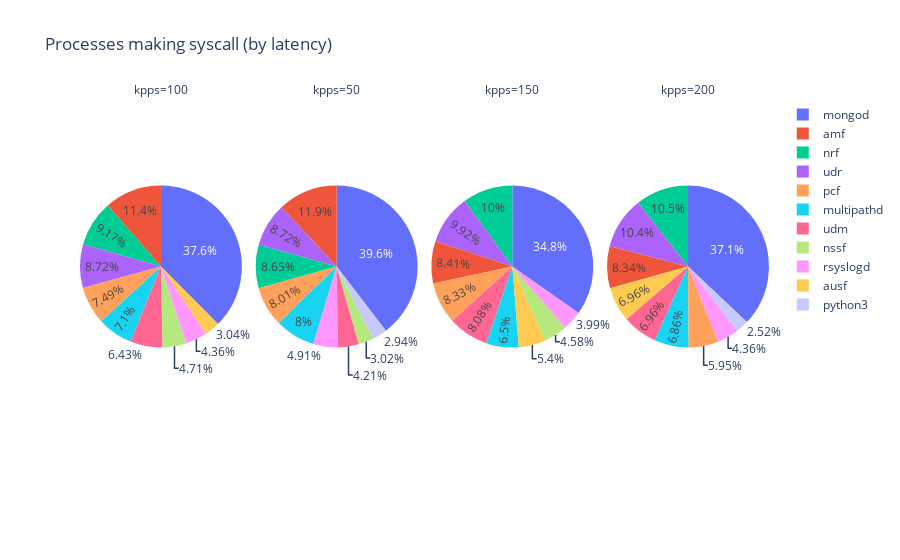

Here is the notebook cell this chart was saved with:
### Code cell
sysprocess_df = spark.read.option("basePath", basePath).json(
f"{basePath}/kpps=*/tool=sysprocess")
sysprocess_fig = px.pie(sysprocess_df.toPandas(), values='time (us)', names='comm',
                facet_col="kpps", hover_data=["count", "time (us)"],
                title='Processes making syscall (by latency)')
# sysprocess_fig.update_traces(textinfo='value')
sysprocess_fig.show()
sysprocess_fig.write_image("images/sysprocess_fig.jpeg")
with open(html_output_file, 'a') as f:
    f.write('<h2 id="syscall-processes"> Processes are making a lot of syscalls with latency information </h2>')
    f.write('<p>  </p>') 
    f.write(sysprocess_fig.to_html(full_html=False, include_plotlyjs='cdn'))

### Figure 1 — Plotly figure (JSON) as saved in the notebook; plotly's stock layout.template omitted (floating-point values rounded to 4 significant figures; data arrays with more than 128 entries replaced by an {"elided": "..."} marker saying what was removed)
{"data": [{"customdata": {"elided": "231x2 float values"}, "domain": {"x": [0, 0.235], "y": [0, 1]}, "hovertemplate": "kpps=100<br>comm=%{label}<br>time (us)=%{customdata[1]}<br>count=%{customdata[0]}<extra></extra>", "labels": {"elided": "231 str values"}, "legendgroup": "", "name": "", "showlegend": true, "type": "pie", "values": {"elided": "231 float values"}}, {"customdata": {"elided": "231x2 float values"}, "domain": {"x": [0.255, 0.49], "y": [0, 1]}, "hovertemplate": "kpps=50<br>comm=%{label}<br>time (us)=%{customdata[1]}<br>count=%{customdata[0]}<extra></extra>", "labels": {"elided": "231 str values"}, "legendgroup": "", "name": "", "showlegend": true, "type": "pie", "values": {"elided": "231 float values"}}, {"customdata": {"elided": "229x2 float values"}, "domain": {"x": [0.51, 0.745], "y": [0, 1]}, "hovertemplate": "kpps=150<br>comm=%{label}<br>time (us)=%{customdata[1]}<br>count=%{customdata[0]}<extra></extra>", "labels": {"elided": "229 str values"}, "legendgroup": "", "name": "", "showlegend": true, "type": "pie", "values": {"elided": "229 float values"}}, {"customdata": {"elided": "226x2 float values"}, "domain": {"x": [0.765, 1.0], "y": [0, 1]}, "hovertemplate": "kpps=200<br>comm=%{label}<br>time (us)=%{customdata[1]}<br>count=%{customdata[0]}<extra></extra>", "labels": {"elided": "226 str values"}, "legendgroup": "", "name": "", "showlegend": true, "type": "pie", "values": {"elided": "226 float values"}}], "layout": {"annotations": [{"font": {}, "showarrow": false, "text": "kpps=100", "x": 0.1175, "xanchor": "center", "xref": "paper", "y": 1, "yanchor": "bottom", "yref": "paper"}, {"font": {}, "showarrow": false, "text": "kpps=50", "x": 0.3725, "xanchor": "center", "xref": "paper", "y": 1, "yanchor": "bottom", "yref": "paper"}, {"font": {}, "showarrow": false, "text": "kpps=150", "x": 0.6275, "xanchor": "center", "xref": "paper", "y": 1, "yanchor": "bottom", "yref": "paper"}, {"font": {}, "showarrow": false, "text": "kpps=200", "x": 0.8825, "xanchor": "center", "xref": "paper", "y": 1, "yanchor": "bottom", "yref": "paper"}], "legend": {"tracegroupgap": 0}, "title": {"text": "Processes making syscall (by latency)"}}}
